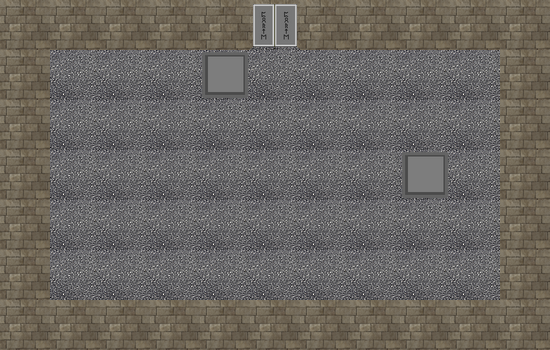

This game map was drawn from its Tiled (.tmx) file and the tilesets committed beside it. A one-line description and the full map source follow:
An orthogonal 11x7 tile map with 50x50 px tiles, 1 tile layer (Calque de Tile 1).

<map version="1.2" tiledversion="1.2.3" orientation="orthogonal" renderorder="left-up" width="11" height="7" tilewidth="50" tileheight="50" infinite="0" nextlayerid="2" nextobjectid="1">
 <tileset firstgid="1" source="tileset.tsx" />
 <layer id="1" name="Calque de Tile 1" width="11" height="7">
  <data encoding="csv">
46,46,46,46,46,48,46,46,46,46,46,
46,54,54,54,55,54,54,54,54,54,46,
46,54,54,54,54,54,54,54,54,54,46,
46,54,54,54,54,54,54,54,55,54,46,
46,54,54,54,54,54,54,54,54,54,46,
46,54,54,54,54,54,54,54,54,54,46,
46,46,46,46,46,46,46,46,46,46,46
</data>
 </layer>
</map>